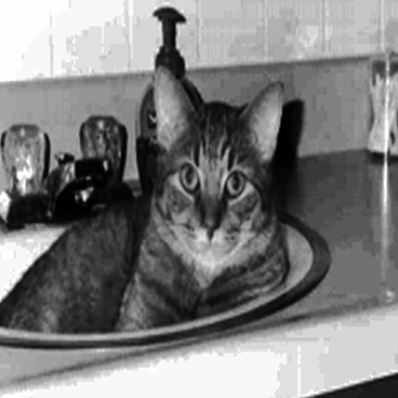
#> input picture bad_image_cat.ppm, 398 x 398 px
$ python clahe.py
#> lines starting #> are read from the running program, lines starting #| are printed output that depends on the picture
import numpy as np
import cv2 as cv
import os
import matplotlib.pyplot as plt

def histogramEqual():
    # Load original image in grayscale
    root = os.getcwd()
    imgPath = os.path.join(root, 'bad_image_cat.ppm')
    img = cv.imread(imgPath, cv.IMREAD_GRAYSCALE)
#> img: shape (398, 398); min 0, max 255, mean 126.1

    # Make sure image loaded
    if img is None:
        print("Image not found!")
        return

    # Create a low contrast version
    # multiplyping with 0.2 to reduce the rgb val therefore increase darkness
    bad_img = np.clip(img * 0.2 + 15, 0, 255).astype(np.uint8)
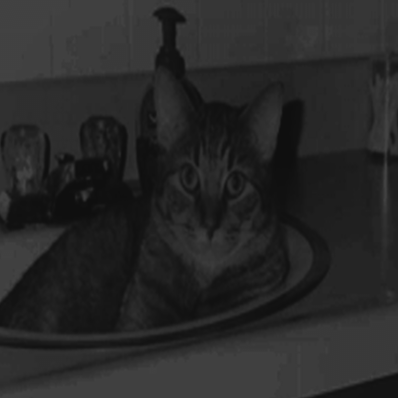
#> bad_img: shape (398, 398); min 15, max 66, mean 39.8

    # Equalize the bad image
    equImg = cv.equalizeHist(bad_img)

    # Histograms and CDFs
    hist = cv.calcHist([bad_img], [0], None, [256], [0, 256])
#> hist = 256 values, max 11656 at index 64, min 0 at index 0, mean 618.8
    cdf = hist.cumsum()
#> cdf = 256 values from 0 to 158404
    cdfNorm = cdf * hist.max() / cdf.max()
#> cdfNorm = 256 values from 0 to 11656

    equHist = cv.calcHist([equImg], [0], None, [256], [0, 256])
#> equHist = 256 values, max 11656 at index 249, min 0 at index 1, mean 618.8
    equCdf = equHist.cumsum()
#> equCdf = 256 values from 1960 to 158404
    equCdfNorm = equCdf * equHist.max() / equCdf.max()
#> equCdfNorm = 256 values from 144.2 to 11656


    plt.figure(figsize=(12, 6))

    plt.subplot(3, 2, 1)
    plt.imshow(bad_img, cmap='gray')
    plt.title("Bad Image (Low Contrast)")
    plt.axis('off')

    plt.subplot(3, 2, 3)
    plt.imshow(equImg, cmap='gray')
    plt.title("Equalized Image")
    plt.axis('off')

    plt.subplot(3, 2, 2)
    plt.plot(hist, color='red', label='Histogram')
    plt.plot(cdfNorm, color='blue', label='CDF')
    plt.title("Bad Image Histogram + CDF")
    plt.legend()

    plt.subplot(3, 2, 4)
    plt.plot(equHist, color='red', label='Histogram')
    plt.plot(equCdfNorm, color='blue', label='CDF')
    plt.title("Equalized Histogram + CDF")
    plt.legend()

    # creating the clahe enhanced image taking 8 * 8 tile

    claheObj = cv.createCLAHE(clipLimit=5,tileGridSize=(8,8))
    claheImg = claheObj.apply(bad_img)
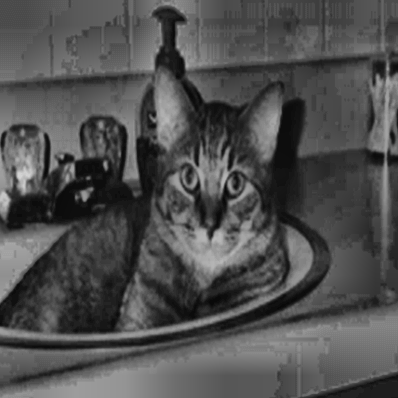
#> claheImg: shape (398, 398); min 6, max 211, mean 79.4
    claheHist = cv.calcHist([claheImg],[0],None,[256],[0,256])
#> claheHist = 256 values, max 2160 at index 88, min 0 at index 0, mean 618.8
    claheCdf = claheHist.cumsum()
#> claheCdf = 256 values from 0 to 158404
    claheCdfNorm = claheCdf* float(claheHist.max())/claheCdf.max()
#> claheCdfNorm = 256 values from 0 to 2160

    plt.subplot(3,2,5)
    plt.imshow(claheImg,cmap='gray')
    plt.subplot(3,2,6)
    plt.plot(claheHist)
    plt.plot(claheCdfNorm,color='b')


    plt.tight_layout()
    plt.show()
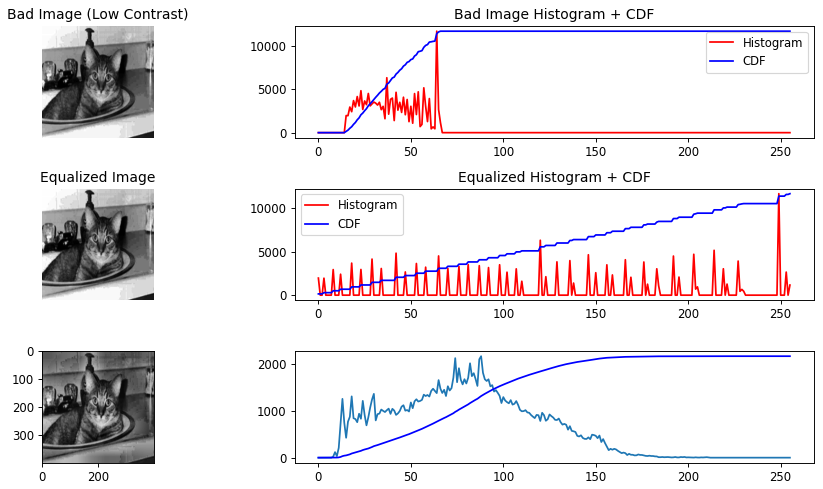
#> figure drawn by matplotlib, 6 panels; panel 3: curve peaks at x = 64, y = 11656; panel 3: curve peaks at x = 66, y = 11656; panel 4: curve peaks at x = 249, y = 11656; panel 4: curve peaks at x = 255, y = 11656


if __name__ == '__main__':
    histogramEqual()
